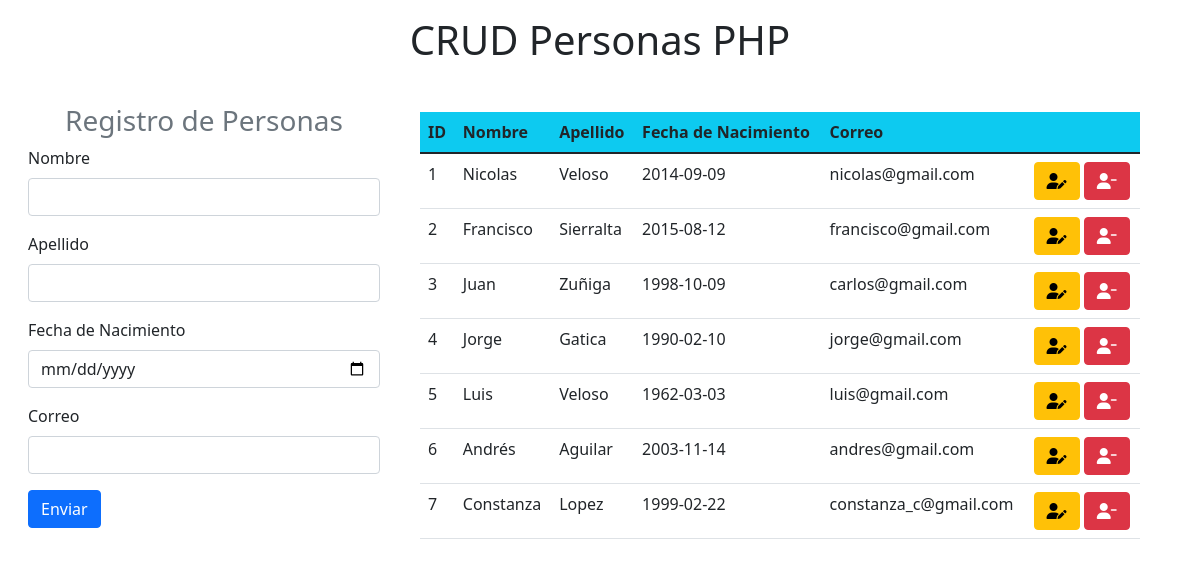
The page / on the database its author committed.
### tables this page shows
CREATE TABLE `personas` (
  `id_persona` int(11) NOT NULL AUTO_INCREMENT,
  `nombre` varchar(100) NOT NULL,
  `apellido` varchar(100) NOT NULL,
  `fecha_nac` date NOT NULL,
  `correo` varchar(100) NOT NULL,
  PRIMARY KEY (`id_persona`)
);

### index.php (the view, shortened to what this page needs)
<!DOCTYPE html>
<html lang="en">
<head>
    <link href="https://cdn.jsdelivr.net/npm/bootstrap@5.1.3/dist/css/bootstrap.min.css" rel="stylesheet"
>
</head>
<body>
    <h1 class="text-center p-3">CRUD Personas PHP</h1>
    <div class="container-fluid row">
        <form class="col-4 p-3" method="POST">
            <h3 class="text-center text-secondary">Registro de Personas</h3>
            <div class="mb-3">
                <label for="nombre" class="form-label">Nombre</label>
                <input type="text" class="form-control" id="nombre" name="nombre">
            </div>
            <div class="mb-3">
                <label for="apellido" class="form-label">Apellido</label>
                <input type="text" class="form-control" id="apellido" name="apellido">
            </div>
            <div class="mb-3">
                <label for="fecha" class="form-label">Fecha de Nacimiento</label>
                <input type="date" class="form-control" id="fecha" name="fecha">
            </div>
            <div class="mb-3">
                <label for="correo" class="form-label">Correo</label>
                <input type="email" class="form-control" id="correo" name="correo">
            </div>
            <button type="submit" class="btn btn-primary" name="btnRegistrar" value="ok">Enviar</button>
        </form>
        <div class="col-8 p-4">
            <table class="table">
                <thead class="bg-info">
                    <tr>
                        <th scope="col">ID</th>
                        <th scope="col">Nombre</th>
                        <th scope="col">Apellido</th>
                        <th scope="col">Fecha de Nacimiento</th>
                        <th scope="col">Correo</th>
                        <th scope="col"></th>
                    </tr>
                </thead>
                <tbody>
                    <?php
                    include "modelo/conexion.php";
                    $sql = $conex->query("SELECT * FROM personas");
                    while ($datos = $sql->fetch_object()) { ?>
                        <tr>
                            <td><?= $datos->id_persona ?></td>
                            <td><?= $datos->nombre ?></td>
                            <td><?= $datos->apellido ?></td>
                            <td><?= $datos->fecha_nac ?></td>
                            <td><?= $datos->correo ?></td>
                            <td>
                                <a href="editar_persona.php?id=<?= $datos->id_persona ?>" class="btn btn-small btn-warning"><i class="fa-solid fa-user-pen"></i></a>
                                <a onclick="return eliminar()" href="index.php?id=<?= $datos->id_persona ?>" class="btn btn-small btn-danger"><i class="fa-solid fa-user-minus"></i></a>
                            </td>
                        </tr>
                    <?php }
                    ?>
                </tbody>
            </table>
        </div>
    </div>
</body>
</html>

### rows shown on the page
personas: id_persona "1", nombre "Nicolas", apellido "Veloso", fecha_nac "2014-09-09", correo "nicolas@gmail.com"
personas: id_persona "2", nombre "Francisco", apellido "Sierralta", fecha_nac "2015-08-12", correo "francisco@gmail.com"
personas: id_persona "3", nombre "Juan", apellido "Zuñiga", fecha_nac "1998-10-09", correo "carlos@gmail.com"
personas: id_persona "4", nombre "Jorge", apellido "Gatica", fecha_nac "1990-02-10", correo "jorge@gmail.com"
personas: id_persona "5", nombre "Luis", apellido "Veloso", fecha_nac "1962-03-03", correo "luis@gmail.com"
personas: id_persona "6", nombre "Andrés", apellido "Aguilar", fecha_nac "2003-11-14", correo "andres@gmail.com"
personas: id_persona "7", nombre "Constanza", apellido "Lopez", fecha_nac "1999-02-22", correo "constanza_c@gmail.com"
